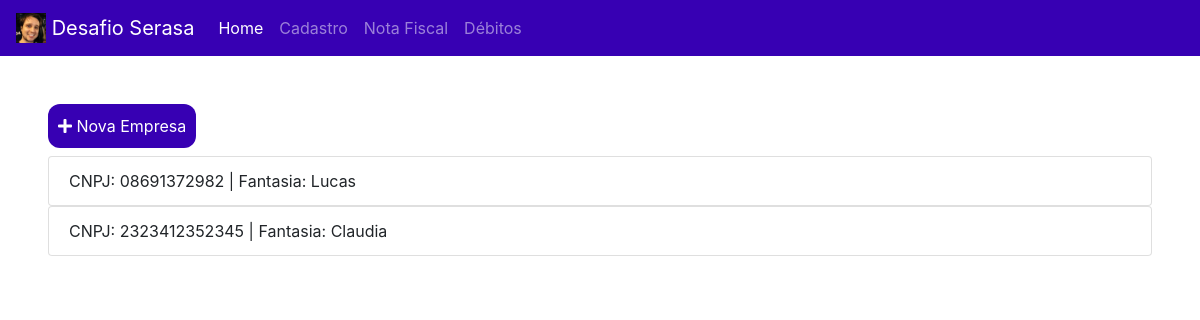
Page /cadastro on the committed database.
### app/models.py (models this page shows, shortened)
class Empresa(db.Model):
    __tablename__ = 'empresas'
    id_empresa = db.Column(db.Integer, primary_key=True)
    fantasia = db.Column(db.String(80))
    razao_social = db.Column(db.String(80))
    cnpj = db.Column(db.String(18), unique=True)
    email = db.Column(db.String(60))
    indice = db.Column(db.Integer)
    notas = db.relationship('NotaFiscal', backref='empresa', lazy='dynamic')
    def to_json(self):
        json_generate = {
            'id_empresa' : self.id_empresa,
            'fantasia' : self.fantasia,
            'razao_social' : self.razao_social,
            'cnpj' : self.cnpj,
            'email' : self.email,
            'indice' : self.indice
        }
        return json_generate

### app/main/views.py (the view, shortened to what this page needs)
@main.route('/cadastro', methods=['GET','POST'])
def cadastro():
    form = FormEmpresa()
    empresas = get_empresas()
    return render_template('cadastro_empresa.html', form=form, empresas=empresas)

### app/main/views.py (called while the page is built)
def get_empresas():
    empresas = Empresa.query.all()
    empresas_json = [empresa.to_json() for empresa in empresas]
    return empresas_json

### app/templates/cadastro_empresa.html (shortened to what this page needs)
{% extends "base.html" %}
{% from "_wtf.html" import form_field_input, form_field_submit %}
{% block content %}
<div class="m-5" >
    <button class="button-color mb-2" data-toggle="modal" data-target="#modalCadastro">
        <i class="fa fa-plus"></i> Nova Empresa
    </button>
    {% for empresa in empresas %}
    <ul class="list-group">
        <li class="list-group-item">CNPJ: {{ empresa.cnpj }} | Fantasia: {{ empresa['fantasia']}}</li>
    </ul>
    {% endfor %}
</div>
{% endblock %}

### app/static/css/style.css (style rules this page uses)
.button-color { background-color: #3700b3; color: white; border-radius: 12px; border: none; padding: 10px; text-align: center; cursor: pointer; display: inline-block; }

### rows in the picture
Empresa: cnpj "08691372982", fantasia "Lucas"
Empresa: cnpj "2323412352345", fantasia "Claudia"
